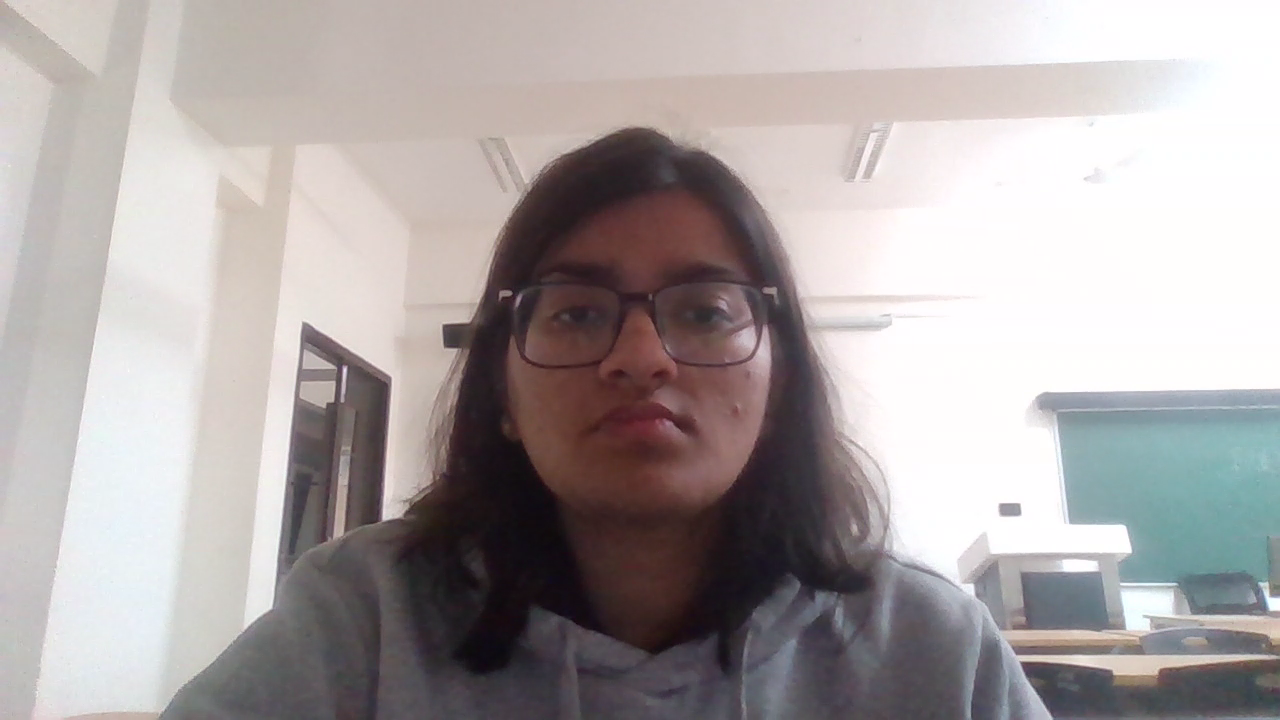
#> input picture pics/pic_mid.png, 1280 x 720 px, found by its file name
$ python api.py
#> lines starting #> are read from the running program, lines starting #| are printed output that depends on the picture; after the words box and inside, x2 and y2 are one past the last pixel; in counts of white or black regions, pixels touching at a corner belong together
### MLmodelfetching/feature_extraction.py
import cv2
import numpy as np
from skimage.feature import local_binary_pattern
from skimage import color
import matplotlib.pyplot as plt

# Function to extract skin tone from the face
def extract_skin_tone(image):
    hsv_image = cv2.cvtColor(image, cv2.COLOR_BGR2HSV)
    lower_skin = np.array([0, 20, 70], dtype=np.uint8)
    upper_skin = np.array([20, 255, 255], dtype=np.uint8)
    skin_mask = cv2.inRange(hsv_image, lower_skin, upper_skin)
    skin_region = cv2.bitwise_and(image, image, mask=skin_mask)
    skin_avg_color = np.mean(skin_region, axis=(0, 1))
    return skin_avg_color

# Function to extract skin texture using Local Binary Patterns (LBP)
def extract_skin_texture(image):
    gray_image = cv2.cvtColor(image, cv2.COLOR_BGR2GRAY)
    lbp = local_binary_pattern(gray_image, P=8, R=1, method='uniform')
    lbp_hist, _ = np.histogram(lbp.ravel(), bins=np.arange(0, 59), range=(0, 58))
    lbp_hist = lbp_hist.astype(np.float32)
    lbp_hist /= (lbp_hist.sum() + 1e-6)
    return lbp_hist

# Function to extract dark circles from the face
def extract_dark_circles(image):
    gray_image = cv2.cvtColor(image, cv2.COLOR_BGR2GRAY)
    face_cascade = cv2.CascadeClassifier(cv2.data.haarcascades + 'haarcascade_frontalface_default.xml')
    eye_cascade = cv2.CascadeClassifier(cv2.data.haarcascades + 'haarcascade_eye.xml')
    faces = face_cascade.detectMultiScale(gray_image, scaleFactor=1.1, minNeighbors=5, minSize=(30, 30))
    for (x, y, w, h) in faces:
        face_region = gray_image[y:y+h, x:x+w]
        eyes = eye_cascade.detectMultiScale(face_region)
        for (ex, ey, ew, eh) in eyes:
            under_eye_region = face_region[ey + eh//2:ey + eh + 20, ex:ex + ew]
            mean_intensity = np.mean(under_eye_region)
            return mean_intensity
    return None


# Main function to extract features from both face and nails
def extract_features(face_image_path):
    face_image = cv2.imread(face_image_path)
#> face_image is the input picture: shape (720, 1280, 3); mean B, G, R 164.6, 164.8, 171.6

    if face_image is None:
        print("Error: Face image path is incorrect.")
        return None

    # Extract features from the face image
    skin_tone = extract_skin_tone(face_image)
#> in extract_skin_tone, `hsv_image = cv2.cvtColor(image, cv2.COLOR_BGR2HSV)`: hsv_image: shape (720, 1280, 3); mean H, S, V 69.7, 28.7, 174.3
#> in extract_skin_tone, `skin_mask = cv2.inRange(hsv_image, lower_skin, upper_skin)`:
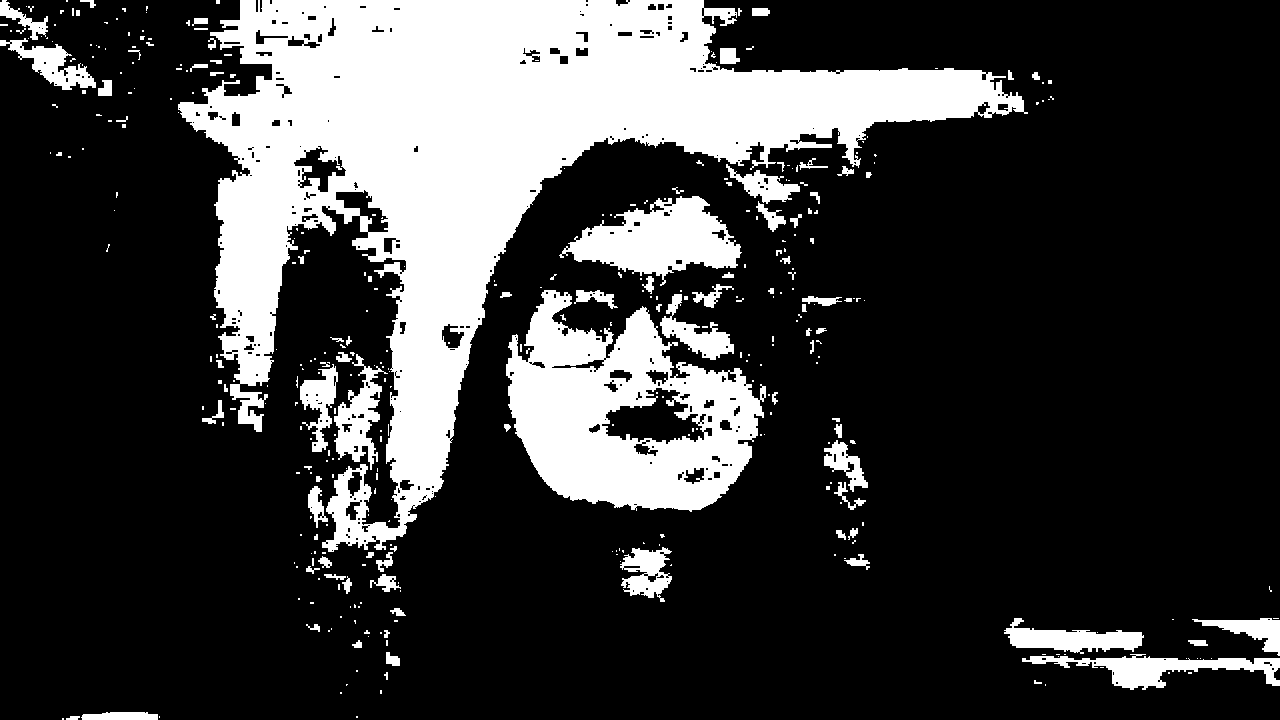
#> skin_mask: shape (720, 1280); 23.3% white; 378 white regions (277 under 20 px), largest, box (x1, y1, x2, y2) and area: (178, 0, 1028, 552) 145691, (506, 290, 766, 512) 32230, (559, 196, 742, 286) 8447
#> in extract_skin_tone, `skin_region = cv2.bitwise_and(image, image, mask=skin_mask)`:
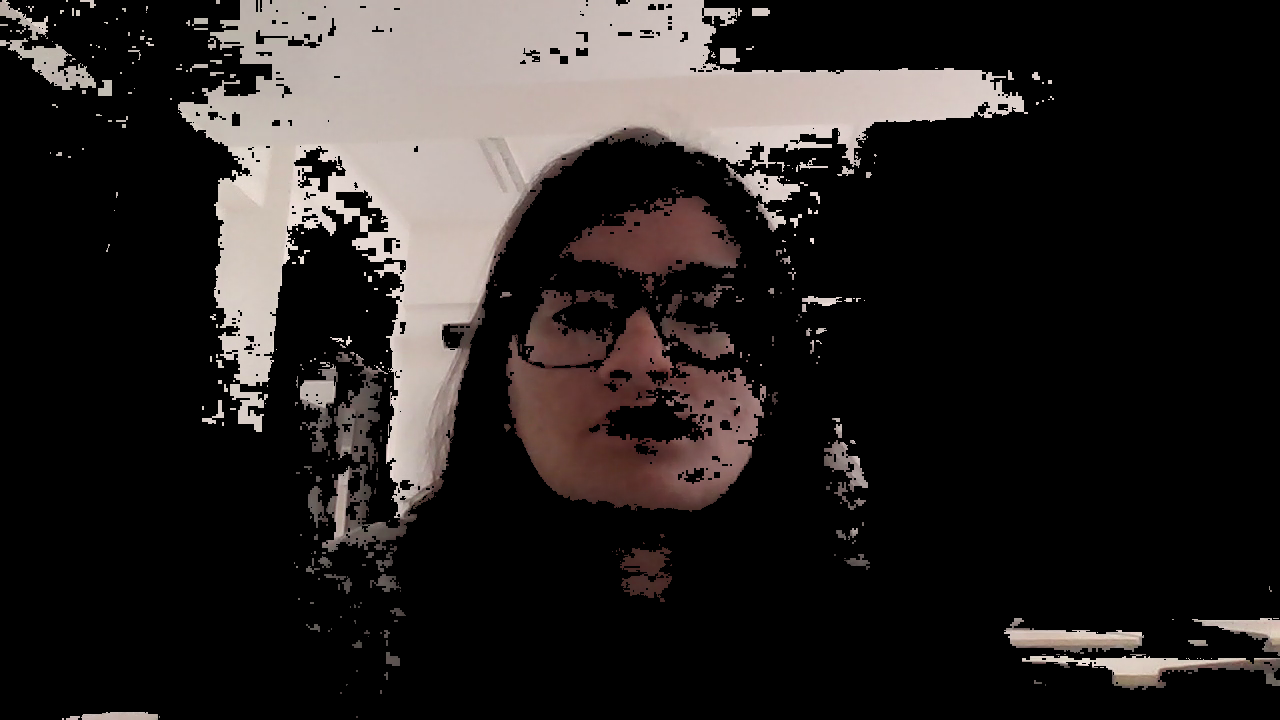
#> skin_region: shape (720, 1280, 3); mean B, G, R 34.8, 36.1, 40.4
#> in extract_skin_tone, `skin_avg_color = np.mean(skin_region, axis=(0, 1))`: skin_avg_color = [34.76, 36.12, 40.4]
#> skin_tone = [34.76, 36.12, 40.4]
    skin_texture = extract_skin_texture(face_image)
#> in extract_skin_texture, `gray_image = cv2.cvtColor(image, cv2.COLOR_BGR2GRAY)`:
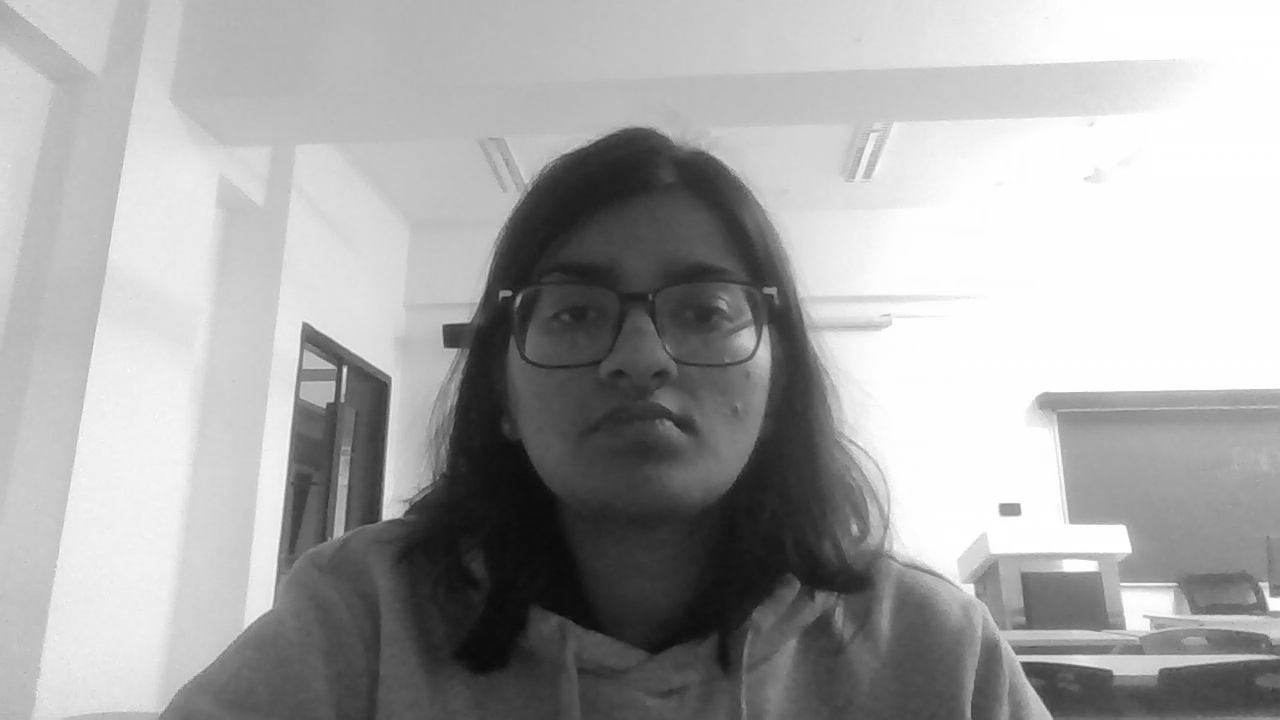
#> gray_image: shape (720, 1280); min 10, max 255, mean 166.8
#> in extract_skin_texture, `lbp = local_binary_pattern(gray_image, P=8, R=1, method='uniform')`:
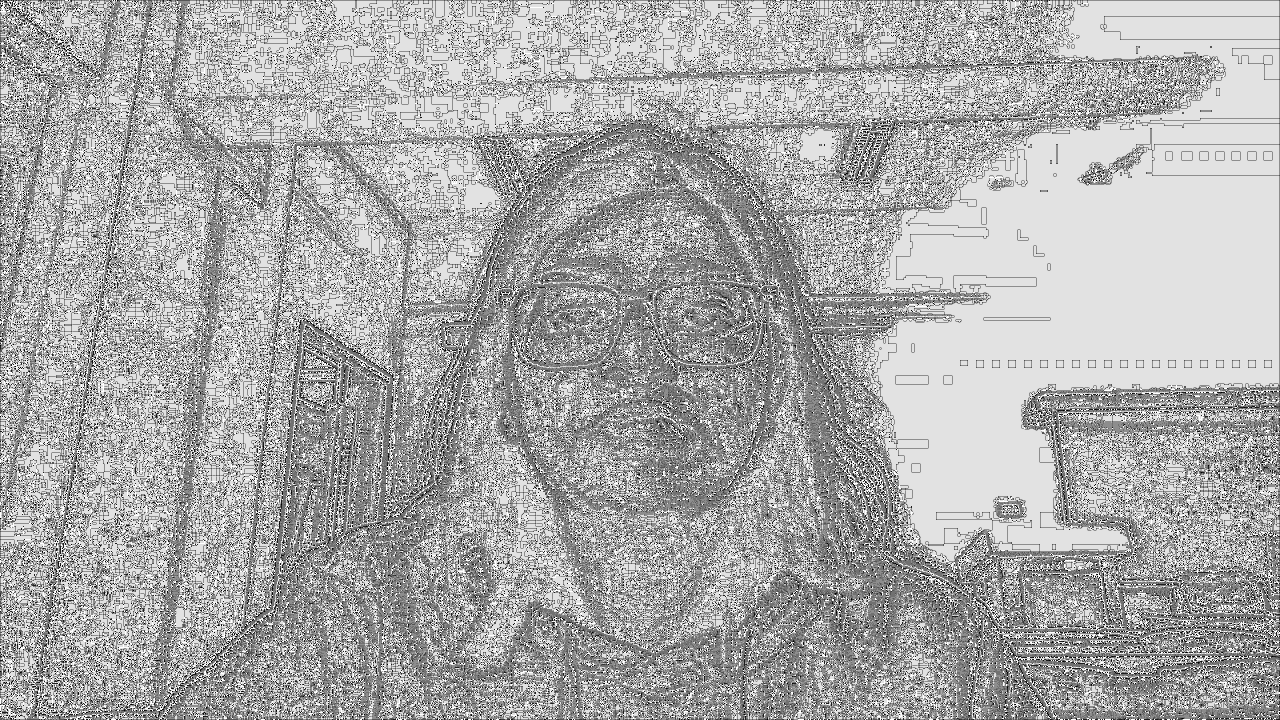
#> lbp: shape (720, 1280) float64; min 0, max 9, mean 6.03; drawn with min black and max white
#> in extract_skin_texture, `lbp_hist, _ = np.histogram(lbp.ravel(), bins=np.arange(0, 59), range=(..`: lbp_hist = 58 values, max 339036 at index 8, min 0 at index 10, mean 15889.7
#> in extract_skin_texture, `lbp_hist /= (lbp_hist.sum() + 1e-6)`: lbp_hist = 58 values, max 0.368 at index 8, min 0 at index 10, mean 0.0172
#> skin_texture has the same summary as lbp_hist in extract_skin_texture
    dark_circles_intensity = extract_dark_circles(face_image)
#> in extract_dark_circles, `faces = face_cascade.detectMultiScale(gray_image, scaleFactor=1.1, min..`: faces = [[484, 192, 304, 304]]
#> the loop in extract_dark_circles, `for (x, y, w, h) in faces:` made 1 pass
#> pass 1, in extract_dark_circles, `face_region = gray_image[y:y+h, x:x+w]`:
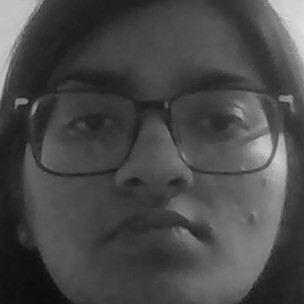
#> face_region: shape (304, 304); min 13, max 220, mean 72.7
#> after the loop in extract_dark_circles, `for (x, y, w, h) in faces:`:
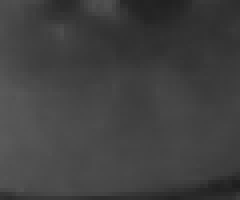
#> under_eye_region: shape (50, 60) (shown 4 times larger); min 30, max 89, mean 64.4
#> dark_circles_intensity = 64.37

    # Return features as a dictionary
    return {
        'skin_tone': skin_tone,
        'skin_texture': skin_texture,
        'dark_circles': dark_circles_intensity
    }

### MLmodelfetching/ayurvedic_integration.py
import numpy as np  # Ensure numpy is imported

# Function to map extracted features to Ayurvedic dosha imbalances and suggestions
def map_to_ayurvedic_principles(features):
    recommendations = []

    # *Skin Tone*
    # Pitta imbalance may cause hyperpigmentation or redness
    if features is not None and features.get('skin_tone') is not None and features['skin_tone'][0] > 150:# Hypothetical threshold for Pitta imbalance (reddish skin tone)
        recommendations.append({
            "feature": "Skin Tone",
            "imbalance": "Pitta",
            "explanation": "Pitta imbalance can lead to redness, inflammation, and pigmentation issues.",
            "suggestion": "Use cooling, soothing herbs like aloe vera and sandalwood. Reduce spicy, oily foods and excess heat. Opt for a cooling lifestyle and practices."
        })

    # *Skin Texture*
    # Dry and flaky skin is commonly associated with Vata imbalance
    if features is not None and features.get('skin_texture') is not None:
        if np.sum(features['skin_texture']) > 0.3:  # Hypothetical threshold for dry, flaky skin (Vata imbalance)
            recommendations.append({
                "feature": "Skin Texture",
                "imbalance": "Vata",
                "explanation": "Vata imbalance often leads to dry, flaky, or rough skin. It is essential to restore moisture and warmth.",
                "suggestion": "Apply warm oil massage, preferably with sesame or coconut oil. Drink warm herbal teas and consume moist, grounding foods like soups and stews."
            })

    # *Dark Circles*
    # Dark circles can indicate both Vata (due to lack of sleep, stress) and Kapha imbalances (due to stagnation)
    if features is not None and features.get('dark_circles') is not None:
        if features['dark_circles'] < 120:  # Darker circles might indicate Vata imbalance (dryness, stress, lack of sleep)
            recommendations.append({
                "feature": "Dark Circles",
                "imbalance": "Vata",
                "explanation": "Vata imbalances may cause under-eye dryness and stress, leading to dark circles.",
                "suggestion": "Ensure proper rest, hydration, and calming activities. Apply cooling eye masks with cucumber or rose water. Avoid stress-inducing activities."
            })
        else:  # Lighter circles might indicate Kapha imbalance (fluid retention, sluggishness)
            recommendations.append({
                "feature": "Dark Circles",
                "imbalance": "Kapha",
                "explanation": "Kapha imbalances may cause sluggish circulation and fluid retention, leading to puffiness and dark circles.",
                "suggestion": "Increase movement and physical activity. Reduce dairy and salty foods. Try herbal remedies such as Triphala to promote circulation."
            })

    # *Nail Color*
    # Pale nails could be a sign of Vata or even a Pitta imbalance (Pitta governs color and pigmentation)
    # if features['nail_color'][0] < 120:  # Pale nails might indicate Vata imbalance (cold, dry qualities)
    #     recommendations.append({
    #         "feature": "Nail Color",
    #         "imbalance": "Vata",
    #         "explanation": "Pale or discolored nails are often associated with Vata imbalances, which cause dryness and poor circulation.",
    #         "suggestion": "Increase iron-rich foods like spinach, lentils, and sesame seeds. Regular oil massage on nails can also enhance circulation. Consider using Triphala or Ashwagandha to balance Vata."
    #     })

    # *Nail Texture*
    # Brittle nails are often linked to Vata imbalances, which cause dryness and fragility
    # if np.sum(features['nail_texture']) > 0.3:  # Hypothetical threshold for brittle nails (Vata imbalance)
    #     recommendations.append({
    #         "feature": "Nail Texture",
    #         "imbalance": "Vata",
    #         "explanation": "Brittle nails are a common sign of Vata imbalances, as the dosha causes fragility and dryness.",
    #         "suggestion": "Apply warm oils like almond or sesame oil to the nails regularly. Incorporate more healthy fats (avocados, ghee) and drink warm liquids to nourish the body."
    #     })

    return recommendations

### MLmodelfetching/api.py
import os
from feature_extraction import extract_features
from ayurvedic_integration import map_to_ayurvedic_principles

# face_image_path = os.path.abspath('../pics/pic_mid.png')
face_image_path = 'C:\\Users\\Aspire\\Desktop\\my_code\\devquest_full\\backend\\pics\\pic_mid.png'

features = extract_features(face_image_path)
#> features = 3 items

# Map the extracted features to Ayurvedic principles and get recommendations
ayurvedic_recommendations = map_to_ayurvedic_principles(features)
#> ayurvedic_recommendations = 2 items

# Print recommendations
for rec in ayurvedic_recommendations:
    print(f"Feature: {rec['feature']}")
    print(f"Imbalance: {rec['imbalance']}")
    print(f"Suggestion: {rec['suggestion']}")
#> this loop made 2 passes
#| Feature: Skin Texture
#| Imbalance: Vata
#| Suggestion: Apply warm oil massage, preferably with sesame or coconut oil. Drink warm herbal teas and consume moist, grounding foods like soups and stews.
#| Feature: Dark Circles
#| Imbalance: Vata
#| Suggestion: Ensure proper rest, hydration, and calming activities. Apply cooling eye masks with cucumber or rose water. Avoid stress-inducing activities.
    # print("Features dictionary:", features)

$ run again, with pics/image.png copied over pics/pic_mid.png
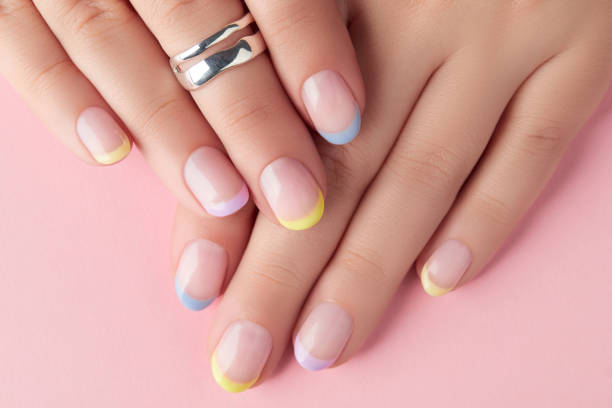
#> input picture pics/image.png, 612 x 408 px, found by its file name
#> in extract_features, face_image is the input picture: shape (408, 612, 3); mean B, G, R 156, 162.1, 214.2
#> hsv_image: shape (408, 612, 3); mean H, S, V 80.2, 76.8, 214.3
#> in extract_skin_tone, `skin_mask = cv2.inRange(hsv_image, lower_skin, upper_skin)`:
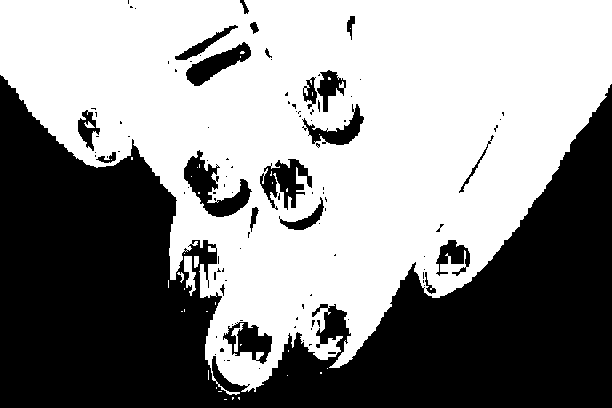
#> skin_mask: shape (408, 612); 55.6% white; 106 black regions (84 under 20 px), largest, box (x1, y1, x2, y2) and area: (0, 75, 612, 408) 100917, (184, 150, 252, 217) 1786, (260, 159, 312, 210) 1328
#> skin_avg_color = [71.83, 80.08, 110.3]
#> in extract_skin_texture, `lbp = local_binary_pattern(gray_image, P=8, R=1, method='uniform')`:
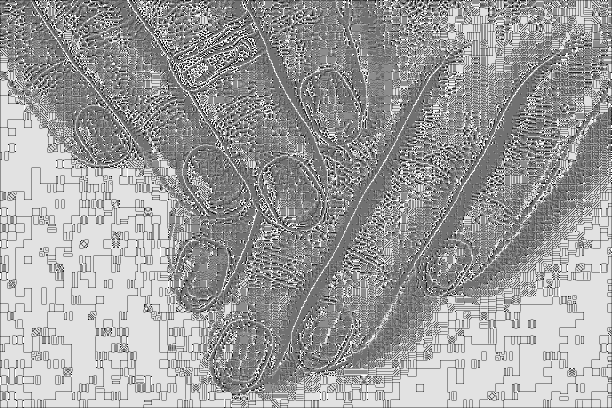
#> lbp: shape (408, 612) float64; min 0, max 9, mean 5.63; drawn with min black and max white
#> in extract_skin_texture, `lbp_hist, _ = np.histogram(lbp.ravel(), bins=np.arange(0, 59), range=(..`: lbp_hist = 58 values, max 74805 at index 8, min 0 at index 10, mean 4305.1
#> in extract_skin_texture, `lbp_hist /= (lbp_hist.sum() + 1e-6)`: lbp_hist = 58 values, max 0.3 at index 8, min 0 at index 10, mean 0.0172
#> skin_texture has the same summary as lbp_hist in extract_skin_texture
#> faces = ()
#> features = 3 items
#> ayurvedic_recommendations = 1 item
#> the loop `for rec in ayurvedic_recommendations:` made 1 pass
#| Feature: Skin Texture
#| Imbalance: Vata
#| Suggestion: Apply warm oil massage, preferably with sesame or coconut oil. Drink warm herbal teas and consume moist, grounding foods like soups and stews.
